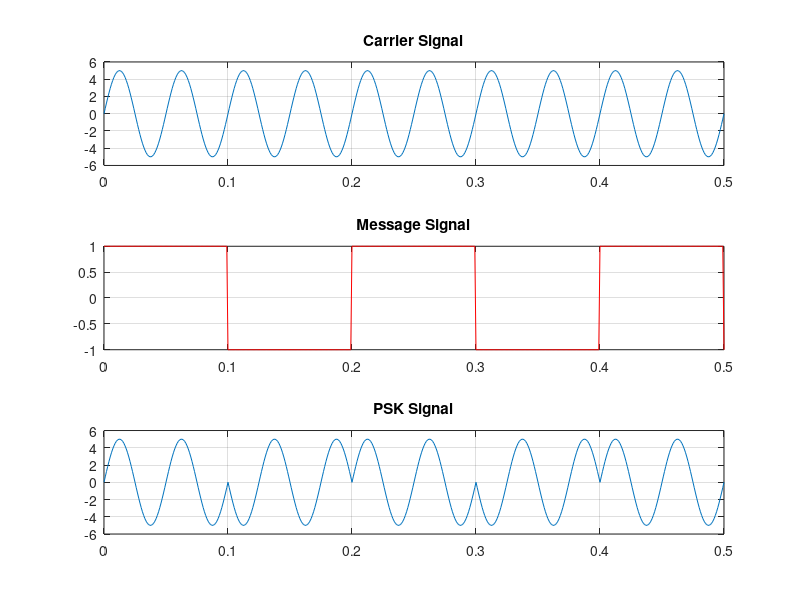

Write the MATLAB code that produced this figure.
clc;
clear;
close;
t = 0:0.001:0.5;
fm = 5;
fc = 20;
A = 5;
mt = square(2*pi*fm*t);
ct = A*sin(2*pi*fc*t);
psk_signal = ct.*mt;

figure(1)
subplot(311)
plot(t,ct)
title('Carrier Signal')
grid on

subplot(312)
plot(t,mt,'r')
title('Message Signal')
grid on

subplot(313)
plot(t,psk_signal)
title('PSK Signal')
grid on
 